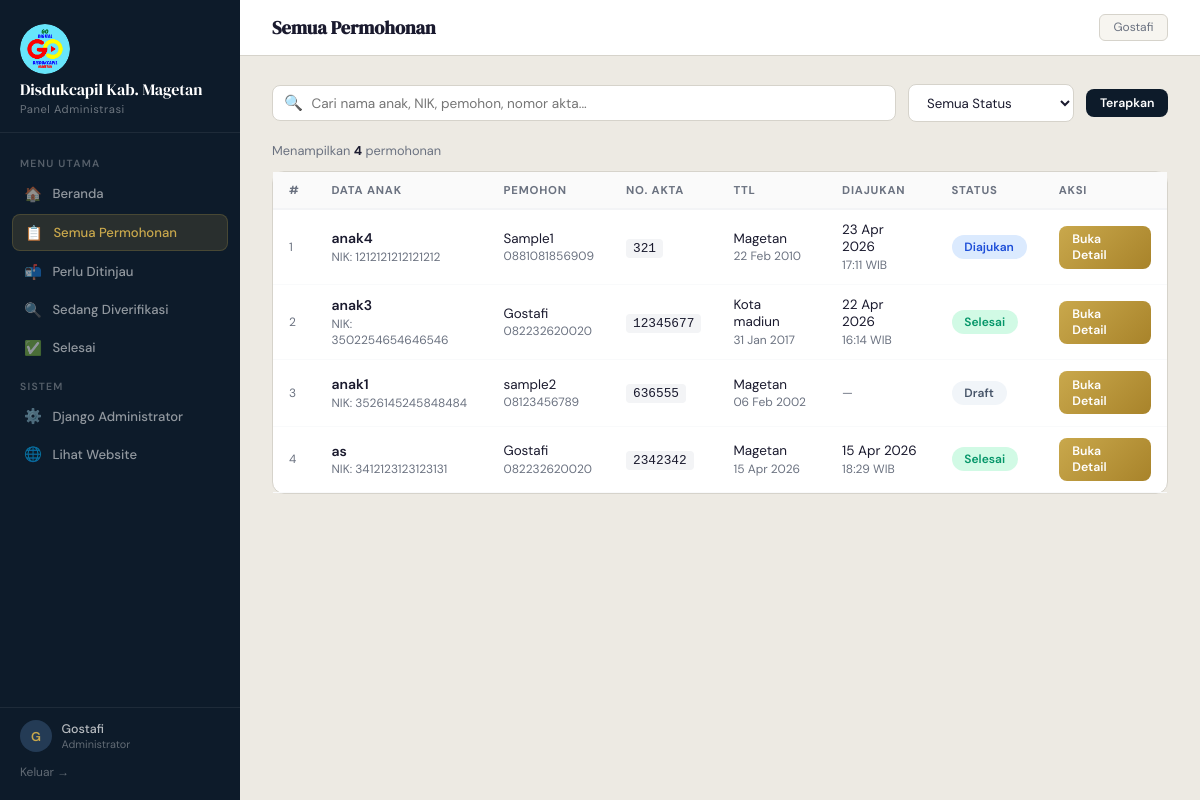
The page /panel/permohonan/ (signed in) on the database its author committed.
### accounts/models.py (models this page shows, shortened)
class CustomUser(AbstractBaseUser, PermissionsMixin):
    id = models.UUIDField(primary_key=True, default=uuid.uuid4, editable=False)
    nik = models.CharField(max_length=16, unique=True, verbose_name="NIK")
    nama = models.CharField(max_length=150, verbose_name="Nama Lengkap")
    no_hp = models.CharField(max_length=15, verbose_name="Nomor HP")
    email = models.EmailField(unique=True, verbose_name="Email")
    email_verified = models.BooleanField(default=False, verbose_name="Email Terverifikasi")
    email_token = models.CharField(max_length=64, blank=True, null=True)
    is_active = models.BooleanField(default=True)
    is_staff = models.BooleanField(default=False)
    date_joined = models.DateTimeField(auto_now_add=True)
    USERNAME_FIELD = "nik"
    REQUIRED_FIELDS = ["nama", "email"]
    objects = CustomUserManager()
    class Meta:
        verbose_name = "Pengguna"
        verbose_name_plural = "Pengguna"

### permohonan/models.py (models this page shows, shortened)
class Permohonan(models.Model):
    id = models.UUIDField(primary_key=True, default=uuid.uuid4, editable=False)
    pemohon = models.ForeignKey(
        settings.AUTH_USER_MODEL,
        on_delete=models.CASCADE,
        related_name="permohonan",
    )
    status = models.CharField(
        max_length=20,
        choices=StatusPermohonan.choices,
        default=StatusPermohonan.DRAFT,
    )
    nama_anak          = models.CharField(max_length=150, verbose_name="Nama Lengkap")
    nik_anak           = models.CharField(max_length=16,  verbose_name="NIK Anak")
    tempat_lahir       = models.CharField(max_length=100, verbose_name="Tempat Lahir")
    tanggal_lahir      = models.DateField(verbose_name="Tanggal Lahir")
    nomor_akta         = models.CharField(max_length=50,  verbose_name="Nomor Akta Kelahiran")
    nama_ayah          = models.CharField(max_length=150, verbose_name="Nama Ayah")
    nik_ayah           = models.CharField(max_length=16,  verbose_name="NIK Ayah")
    no_nikah_ayah      = models.CharField(max_length=50,  blank=True, null=True, verbose_name="No. Buku Nikah Ayah")
    nama_ibu           = models.CharField(max_length=150, verbose_name="Nama Ibu")
    nik_ibu            = models.CharField(max_length=16,  verbose_name="NIK Ibu")
    no_nikah_ibu       = models.CharField(max_length=50,  blank=True, null=True, verbose_name="No. Buku Nikah Ibu")
    tanggal_menikah    = models.DateField(blank=True, null=True, verbose_name="Tanggal Menikah")
    dibuat_pada        = models.DateTimeField(auto_now_add=True)
    diperbarui_pada    = models.DateTimeField(auto_now=True)
    diajukan_pada      = models.DateTimeField(blank=True, null=True)
    class Meta:
        verbose_name = "Permohonan"
        verbose_name_plural = "Permohonan"
        ordering = ["-dibuat_pada"]

### admin_panel/views/admin_views.py (the view, shortened to what this page needs)
# urls.py: path("permohonan/",                   admin_daftar,        name="daftar"),
@staff_member_required
def admin_daftar(request):
    qs = Permohonan.objects.select_related("pemohon").order_by("-dibuat_pada")
    status_filter = request.GET.get("status", "")
    if status_filter:
        qs = qs.filter(status=status_filter)
    q = request.GET.get("q", "").strip()
    return render(request, "admin_custom/daftar.html", {
        "permohonan_list": qs,
        "status_filter": status_filter,
        "q": q,
        "StatusPermohonan": StatusPermohonan,
        "jumlah": qs.count(),
    })

### templates/admin_custom/daftar.html (shortened to what this page needs)
{% extends "admin_custom/base_admin.html" %}
{% block page_title %}Semua Permohonan{% endblock %}
{% block content %}
<form method="GET" class="toolbar">
  <div class="search-wrap">
    <span class="search-icon">🔍</span>
    <input type="text" name="q" value="{{ q }}" placeholder="Cari nama anak, NIK, pemohon, nomor akta..."/>
  </div>
  <select name="status" class="filter-select" onchange="this.form.submit()">
    <option value="">Semua Status</option>
  </select>
  <button type="submit" class="btn btn-primary btn-sm">Terapkan</button>
</form>
<p class="result-info">Menampilkan <strong>{{ jumlah }}</strong> permohonan{% if q %} untuk "<strong>{{ q }}</strong>"{% endif %}{% if status_filter %} dengan status <strong>{{ status_filter }}</strong>{% endif %}</p>
<div class="card" style="padding:0;">
  <div class="table-wrap">
    <table>
      <thead>
        <tr>
          <th>#</th>
          <th>Data Anak</th>
          <th>Pemohon</th>
          <th>No. Akta</th>
          <th>TTL</th>
          <th>Diajukan</th>
          <th>Status</th>
          <th>Aksi</th>
        </tr>
      </thead>
      <tbody>
        {% for p in permohonan_list %}
        <tr>
          <td style="color:var(--abu);font-size:.75rem;">{{ forloop.counter }}</td>
          <td>
            <div class="nama-anak">{{ p.nama_anak }}</div>
            <div class="sub">NIK: {{ p.nik_anak }}</div>
          </td>
          <td>
            <div>{{ p.pemohon.nama }}</div>
            <div class="sub">{{ p.pemohon.no_hp }}</div>
          </td>
          <td><span class="no-akta">{{ p.nomor_akta }}</span></td>
          <td>
            <div>{{ p.tempat_lahir }}</div>
            <div class="sub">{{ p.tanggal_lahir|date:"d M Y" }}</div>
          </td>
          <td>
            {% if p.diajukan_pada %}
              <div>{{ p.diajukan_pada|date:"d M Y" }}</div>
              <div class="sub">{{ p.diajukan_pada|date:"H:i" }} WIB</div>
            {% else %}
              <span style="color:var(--abu);font-size:.78rem;">—</span>
            {% endif %}
          </td>
          <td><span class="sbadge sb-{{ p.status }}">{{ p.get_status_display }}</span></td>
          <td>
            <a href="{% url 'admin_custom:detail' pk=p.pk %}" class="btn btn-gold btn-sm">Buka Detail</a>
          </td>
        </tr>
        {% endfor %}
      </tbody>
    </table>
  </div>
</div>
{% endblock %}

### templates/admin_custom/base_admin.html (shortened to what this page needs)
<!DOCTYPE html>
<html lang="id">
<head>
</head>
<body>
<aside class="sidebar">
  <div class="sb-brand">
    {% load static %}
    <img src="{% static 'img/logo_disdukcapil.png' %}"
     alt="Logo Disdukcapil Magetan"
     style="width:50px;height:50px;border-radius:50%;object-fit:cover;"/>
    <div class="sb-brand-title">Disdukcapil Kab. Magetan</div>
    <div class="sb-brand-sub">Panel Administrasi</div>
  </div>
  <nav class="sb-nav">
    <div class="sb-section">Menu Utama</div>
    <a href="{% url 'admin_custom:dashboard' %}" class="sb-link {% if request.resolver_match.url_name == 'dashboard' %}active{% endif %}">
      <span class="sb-link-icon">🏠</span> Beranda
    </a>
    <a href="{% url 'admin_custom:daftar' %}" class="sb-link {% if request.resolver_match.url_name == 'daftar' or request.resolver_match.url_name == 'detail' %}active{% endif %}">
      <span class="sb-link-icon">📋</span> Semua Permohonan
    </a>
    <a href="{% url 'admin_custom:daftar' %}?status=diajukan" class="sb-link">
      <span class="sb-link-icon">📬</span> Perlu Ditinjau
    </a>
    <a href="{% url 'admin_custom:daftar' %}?status=verifikasi" class="sb-link">
      <span class="sb-link-icon">🔍</span> Sedang Diverifikasi
    </a>
    <a href="{% url 'admin_custom:daftar' %}?status=selesai" class="sb-link">
      <span class="sb-link-icon">✅</span> Selesai
    </a>
    <div class="sb-section">Sistem</div>
    <a href="/admin/" class="sb-link">
      <span class="sb-link-icon">⚙️</span> Django Administrator
    </a>
    <a href="{% url 'landing' %}" class="sb-link">
      <span class="sb-link-icon">🌐</span> Lihat Website
    </a>
  </nav>
  <div class="sb-footer">
    <div class="sb-user">
      <div class="sb-avatar">{{ request.user.nama|slice:":1"|upper }}</div>
      <div>
        <div class="sb-user-name">{{ request.user.nama|truncatechars:20 }}</div>
        <div class="sb-user-role">Administrator</div>
      </div>
    </div>
    <a href="{% url 'logout' %}" style="display:block;margin-top:.75rem;font-size:.75rem;color:rgba(255,255,255,.35);text-decoration:none;">Keluar →</a>
  </div>
</aside>
<main class="main">
  <div class="topbar">
    <h1 class="topbar-title">{% block page_title %}Dashboard{% endblock %}</h1>
    <div class="topbar-right">
      <span class="topbar-badge">{{ request.user.nama }}</span>
    </div>
  </div>
  <div class="page-body">
    {% block content %}{% endblock %}
  </div>
</main>
</body>
</html>

### templates/admin_custom/base_admin.html (style rules this page uses)
*,*::before,*::after { box-sizing:border-box;margin:0;padding:0; }
:root { --navy: #0D1B2A; --navy2: #1B2E45; --navy3: #243B55; --emas: #C9A84C; --emas2: #A8832A; --putih: #F7F5F0; --bg: #EDEAE3; --teks: #1A1A2E; --abu: #6B7280; --border: #D6D3CB; --hijau: #059669; --biru: #1D4ED8; --ungu: #6D28D9; --oranye: #B45309; --merah: #B91C1C; --slate: #475569; }
body { font-family:'DM Sans',sans-serif;background:var(--bg);color:var(--teks);min-height:100vh;display:flex; }
.sidebar { width:240px;min-height:100vh;flex-shrink:0; background:var(--navy); display:flex;flex-direction:column; position:sticky;top:0;height:100vh;overflow-y:auto; }
.sb-brand { padding:1.5rem 1.25rem 1rem; border-bottom:1px solid rgba(255,255,255,.07); }
.sb-brand-title { font-family:'DM Serif Display',serif;font-size:1rem;color:#fff;line-height:1.3; }
.sb-brand-sub { font-size:.7rem;color:rgba(255,255,255,.4);margin-top:.15rem;letter-spacing:.05em; }
.sb-nav { padding:.75rem .75rem;flex:1; }
.sb-section { font-size:.65rem;color:rgba(255,255,255,.3);letter-spacing:.12em;text-transform:uppercase;font-weight:600;padding:.75rem .5rem .35rem; }
.sb-link { display:flex;align-items:center;gap:.65rem; padding:.55rem .75rem; border-radius:8px; text-decoration:none; font-size:.82rem;font-weight:500; color:rgba(255,255,255,.55); transition:background .18s,color .18s; margin-bottom:.15rem; }
.sb-link.active { background:rgba(201,168,76,.15);color:var(--emas);border:1px solid rgba(201,168,76,.2); }
.sb-link-icon { width:18px;height:18px;display:flex;align-items:center;justify-content:center;font-size:.9rem;flex-shrink:0; }
.sb-footer { padding:.75rem 1.25rem 1.25rem; border-top:1px solid rgba(255,255,255,.07); }
.sb-user { display:flex;align-items:center;gap:.6rem; }
.sb-avatar { width:32px;height:32px;background:var(--navy3);border-radius:50%;display:flex;align-items:center;justify-content:center;font-size:.8rem;font-weight:600;color:var(--emas); }
.sb-user-name { font-size:.78rem;color:rgba(255,255,255,.7);font-weight:500; }
.sb-user-role { font-size:.68rem;color:rgba(255,255,255,.35); }
.main { flex:1;min-height:100vh;display:flex;flex-direction:column;overflow:hidden; }
.topbar { background:#fff;border-bottom:1px solid var(--border); padding:.85rem 2rem; display:flex;align-items:center;justify-content:space-between; position:sticky;top:0;z-index:50; }
.topbar-title { font-family:'DM Serif Display',serif;font-size:1.15rem;color:var(--teks); }
.topbar-right { display:flex;align-items:center;gap:.75rem; }
.topbar-badge { font-size:.75rem;padding:.3rem .85rem;border-radius:6px;background:var(--putih);border:1px solid var(--border);color:var(--abu); }
.page-body { padding:1.75rem 2rem;flex:1; }
.card { background:#fff;border-radius:12px;border:1px solid var(--border); }
.sbadge { display:inline-flex;align-items:center;gap:.3rem;padding:.25rem .8rem;border-radius:999px;font-size:.75rem;font-weight:600;white-space:nowrap; }
.sb-draft { background:#F1F5F9;color:var(--slate); }
.sb-diajukan { background:#DBEAFE;color:var(--biru); }
.sb-selesai { background:#D1FAE5;color:var(--hijau); }
.btn { display:inline-flex;align-items:center;gap:.4rem;padding:.55rem 1.2rem;border-radius:8px;font-family:inherit;font-size:.82rem;font-weight:600;cursor:pointer;text-decoration:none;border:none;transition:all .2s; }
.btn-primary { background:var(--navy);color:#fff; }
.btn-gold { background:linear-gradient(135deg,var(--emas),var(--emas2));color:#fff; }
.btn-sm { padding:.35rem .85rem;font-size:.77rem; }

### rows shown on the page
CustomUser: user.nama "G", user.nama "Gostafi"
Permohonan: nama_anak "anak4", nik_anak "1212121212121212", pemohon.nama "Sample1", pemohon.no_hp "0881081856909", nomor_akta "321", tempat_lahir "Magetan", tanggal_lahir "22 Feb 2010", diajukan_pada "23 Apr 2026", diajukan_pada "17:11", status "Diajukan"
Permohonan: nama_anak "anak3", nik_anak "3502254654646546", pemohon.nama "Gostafi", pemohon.no_hp "082232620020", nomor_akta "12345677", tempat_lahir "Kota madiun", tanggal_lahir "31 Jan 2017", diajukan_pada "22 Apr 2026", diajukan_pada "16:14", status "Selesai"
Permohonan: nama_anak "anak1", nik_anak "3526145245848484", pemohon.nama "sample2", pemohon.no_hp "08123456789", nomor_akta "636555", tempat_lahir "Magetan", tanggal_lahir "06 Feb 2002", status "Draft"
Permohonan: nama_anak "as", nik_anak "3412123123123131", pemohon.nama "Gostafi", pemohon.no_hp "082232620020", nomor_akta "2342342", tempat_lahir "Magetan", tanggal_lahir "15 Apr 2026", diajukan_pada "15 Apr 2026", diajukan_pada "18:29", status "Selesai"

### other values the page prints
{{ jumlah }} "4"
